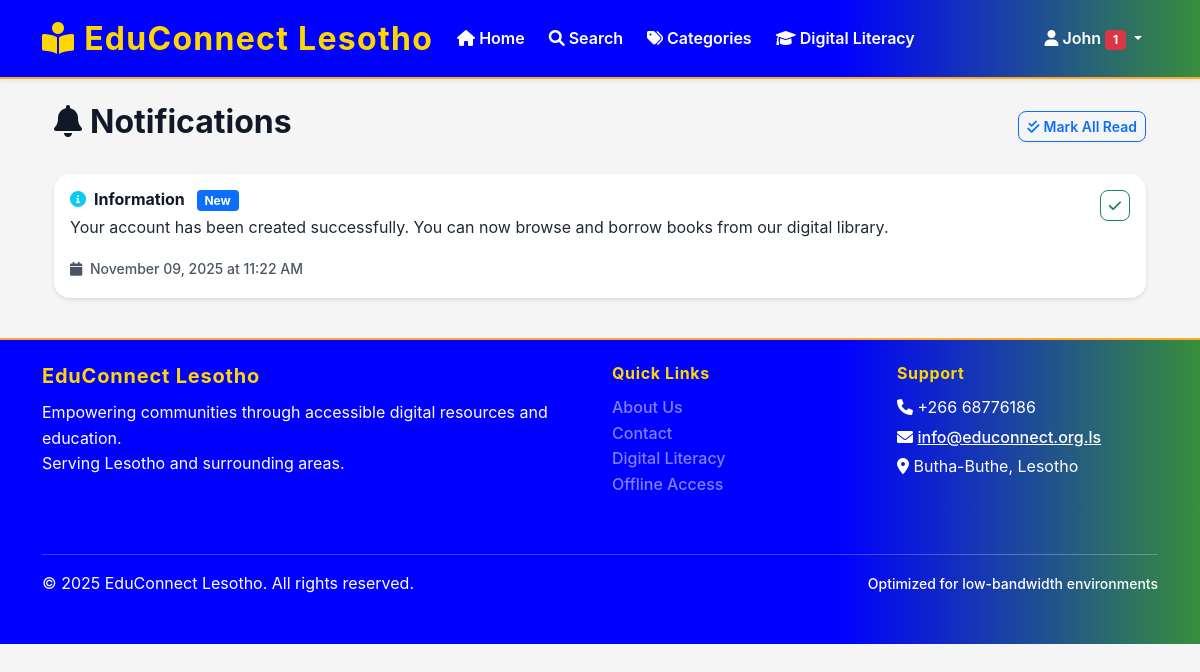
The page /auth/notifications (signed in) on the database its author committed.
### app/models/user.py (models this page shows, shortened)
class User(UserMixin, db.Model):
    __tablename__ = 'users'
    id = db.Column(db.Integer, primary_key=True)
    username = db.Column(db.String(100), unique=True, nullable=False, index=True)
    email = db.Column(db.String(255), unique=True, nullable=False, index=True)
    password_hash = db.Column(db.String(255), nullable=False)
    first_name = db.Column(db.String(100), nullable=False)
    last_name = db.Column(db.String(100), nullable=False)
    phone_number = db.Column(db.String(20))
    address = db.Column(db.Text)
    district = db.Column(db.String(50), default='Butha-Buthe', index=True)
    profile_image = db.Column(db.String(500))  # Path to profile image
    role_id = db.Column(db.Integer, db.ForeignKey('user_roles.id'), nullable=False)
    is_active = db.Column(db.Boolean, default=True)
    email_verified = db.Column(db.Boolean, default=False)
    created_at = db.Column(db.DateTime, default=datetime.utcnow)
    updated_at = db.Column(db.DateTime, default=datetime.utcnow, onupdate=datetime.utcnow)
    last_login = db.Column(db.DateTime)
    borrowing_transactions = db.relationship('BorrowingTransaction', foreign_keys='BorrowingTransaction.user_id', backref='user', lazy='dynamic')
    digital_downloads = db.relationship('DigitalDownload', backref='user', lazy='dynamic')
    offline_tokens = db.relationship('OfflineToken', backref='user', lazy='dynamic')
    reading_sessions = db.relationship('ReadingSession', backref='user', lazy='dynamic')
    notifications = db.relationship('Notification', backref='user', lazy='dynamic')
    book_reservations = db.relationship('BookReservation', backref='user', lazy='dynamic')
    book_reviews = db.relationship('BookReview', backref='user', lazy='dynamic')
    literacy_progress = db.relationship('LiteracyProgress', backref='user', lazy='dynamic')
    favorites = db.relationship('Book', secondary='user_favorites', backref='favorited_by', lazy='dynamic')
    def is_admin(self):
        return self.role.role_name == 'admin'
    def is_librarian(self):
        return self.role.role_name in ['admin', 'librarian']

### app/models/notification.py (models this page shows, shortened)
class Notification(db.Model):
    __tablename__ = 'notifications'
    id = db.Column(db.Integer, primary_key=True)
    user_id = db.Column(db.Integer, db.ForeignKey('users.id'))  # NULL for system-wide
    title = db.Column(db.String(200), nullable=False)
    message = db.Column(db.Text, nullable=False)
    type = db.Column(db.Enum('info', 'warning', 'success', 'error'), default='info')
    is_read = db.Column(db.Boolean, default=False)
    is_system_wide = db.Column(db.Boolean, default=False)
    priority = db.Column(db.Integer, default=1)  # 1=low, 2=medium, 3=high
    created_at = db.Column(db.DateTime, default=datetime.utcnow)
    expires_at = db.Column(db.DateTime)

### app/routes/auth.py (the view)
@auth_bp.route('/notifications')
@login_required
def notifications():
    page = request.args.get('page', 1, type=int)
    per_page = 20
    pagination = current_user.notifications.order_by(
        db.desc('created_at')
    ).paginate(
        page=page, per_page=per_page, error_out=False
    )
    notifications = pagination.items
    return render_template('auth/notifications.html',
                         notifications=notifications,
                         pagination=pagination)

### app/templates/auth/notifications.html (shortened to what this page needs)
{% extends "base.html" %}
{% block content %}
<div class="container">
    <div class="row">
        <div class="col-12">
            <div class="d-flex justify-content-between align-items-center mb-4">
                <h2><i class="fas fa-bell me-2"></i>Notifications</h2>
                {% if notifications %}
                <form method="POST" action="{{ url_for('auth.mark_all_notifications_read') }}" class="d-inline">
                    <button type="submit" class="btn btn-outline-primary btn-sm">
                        <i class="fas fa-check-double me-1"></i>Mark All Read
                    </button>
                </form>
                {% endif %}
            </div>
            {% if notifications %}
                {% for notification in notifications %}
                <div class="card mb-3 {% if not notification.is_read %}border-primary{% endif %}">
                    <div class="card-body">
                        <div class="d-flex justify-content-between align-items-start">
                            <div class="flex-grow-1">
                                <h6 class="card-title mb-1">
                                    {% if notification.notification_type == 'book_due' %}
                                        <i class="fas fa-clock text-warning me-2"></i>Book Due Soon
                                    {% elif notification.notification_type == 'book_overdue' %}
                                        <i class="fas fa-exclamation-triangle text-danger me-2"></i>Book Overdue
                                    {% elif notification.notification_type == 'book_available' %}
                                        <i class="fas fa-check-circle text-success me-2"></i>Book Available
                                    {% elif notification.notification_type == 'reservation_expired' %}
                                        <i class="fas fa-times-circle text-danger me-2"></i>Reservation Expired
                                    {% else %}
                                        <i class="fas fa-info-circle text-info me-2"></i>Information
                                    {% endif %}
                                    {% if not notification.is_read %}
                                        <span class="badge bg-primary ms-2">New</span>
                                    {% endif %}
                                </h6>
                                <p class="card-text">{{ notification.message }}</p>
                                <small class="text-muted">
                                    <i class="fas fa-calendar me-1"></i>
                                    {{ notification.created_at.strftime('%B %d, %Y at %I:%M %p') }}
                                </small>
                            </div>
                            {% if not notification.is_read %}
                            <form method="POST" action="{{ url_for('auth.mark_notification_read', notification_id=notification.id) }}" class="ms-3">
                                <button type="submit" class="btn btn-outline-success btn-sm">
                                    <i class="fas fa-check"></i>
                                </button>
                            </form>
                            {% endif %}
                        </div>
                    </div>
                </div>
                {% endfor %}
            {% endif %}
        </div>
    </div>
</div>
{% endblock %}

### app/templates/base.html (shortened to what this page needs)
<!DOCTYPE html>
<html lang="en">
<head>
    <link href="https://cdn.jsdelivr.net/npm/bootstrap@5.1.3/dist/css/bootstrap.min.css" rel="stylesheet">
    <link href="https://cdnjs.cloudflare.com/ajax/libs/font-awesome/6.0.0/css/all.min.css" rel="stylesheet">
    <link href="{{ url_for('static', filename='css/style.css') }}" rel="stylesheet">
</head>
<body>
    <nav class="navbar navbar-expand-lg navbar-light bg-white shadow-sm">
        <div class="container">
            <a class="navbar-brand" href="{{ url_for('main.index') }}" style="color: #FFD700 !important; font-weight: bold; font-size: 2rem;">
                <i class="fas fa-book-reader"></i>
                EduConnect Lesotho
            </a>
            <div class="collapse navbar-collapse justify-content-center" id="navbarNav">
                <ul class="navbar-nav">
                    {% if current_user.is_authenticated %}
                        <li class="nav-item">
                            <a class="nav-link" href="{{ url_for('main.index') }}">
                                <i class="fas fa-home"></i> Home
                            </a>
                        </li>
                        <li class="nav-item">
                            <a class="nav-link" href="{{ url_for('main.search') }}">
                                <i class="fas fa-search"></i> Search
                            </a>
                        </li>
                        <li class="nav-item">
                            <a class="nav-link" href="{{ url_for('main.categories') }}">
                                <i class="fas fa-tags"></i> Categories
                            </a>
                        </li>
                        <li class="nav-item">
                            <a class="nav-link" href="{{ url_for('main.digital_literacy') }}">
                                <i class="fas fa-graduation-cap"></i> Digital Literacy
                            </a>
                        </li>
                    {% endif %}
                </ul>
                <ul class="navbar-nav ms-auto">
                    {% if current_user.is_authenticated %}
                        <li class="nav-item dropdown">
                            <a class="nav-link dropdown-toggle" href="#" id="userDropdown" role="button" data-bs-toggle="dropdown">
                                <i class="fas fa-user"></i>
                                {{ current_user.first_name }}
                                {% if unread_notifications > 0 %}
                                    <span class="badge bg-danger">{{ unread_notifications }}</span>
                                {% endif %}
                            </a>
                        </li>
                    {% endif %}
                </ul>
            </div>
        </div>
    </nav>
    <main class="container my-4">
        {% block content %}{% endblock %}
    </main>
    <footer class="footer py-4">
        <div class="container">
            <div class="row">
                <div class="col-md-6">
                    <h5>EduConnect Lesotho</h5>
                    <p class="mb-0">Empowering communities through accessible digital resources and education.</p>
                    <p class="mb-0">Serving Lesotho and surrounding areas.</p>
                </div>
                <div class="col-md-3">
                    <h6>Quick Links</h6>
                    <ul class="list-unstyled">
                        <li><a href="{{ url_for('main.about') }}" class="text-white-50">About Us</a></li>
                        <li><a href="{{ url_for('main.contact') }}" class="text-white-50">Contact</a></li>
                        <li><a href="{{ url_for('main.digital_literacy') }}" class="text-white-50">Digital Literacy</a></li>
                        <li><a href="{{ url_for('main.offline_access') }}" class="text-white-50">Offline Access</a></li>
                    </ul>
                </div>
                <div class="col-md-3">
                    <h6>Support</h6>
                    <p class="mb-1"><i class="fas fa-phone"></i> +266 68776186</p>
                    <p class="mb-1"><i class="fas fa-envelope"></i> <a href="mailto:info@educonnect-lesotho.ls" style="color: #fff; text-decoration: underline;">info@educonnect.org.ls</a></p>
                    <p class="mb-0"><i class="fas fa-map-marker-alt"></i> Butha-Buthe, Lesotho</p>
                </div>
            </div>
            <hr class="my-3">
            <div class="row align-items-center">
                <div class="col-md-6">
                    <p class="mb-0">&copy; 2025 EduConnect Lesotho. All rights reserved.</p>
                </div>
                <div class="col-md-6 text-end">
                    <small>Optimized for low-bandwidth environments</small>
                </div>
            </div>
        </div>
    </footer>
</body>
</html>

### app/static/css/style.css (style rules this page uses)
:root { --primary-color: #2c5aa0; --secondary-color: #34a853; --accent-color: #fbbf24; --danger-color: #dc2626; --warning-color: #f59e0b; --success-color: #059669; --info-color: #0284c7; --dark-color: #1f2937; --light-color: #f8fafc; --border-color: #e5e7eb; --text-muted: #6b7280; --font-family-base: 'Segoe UI', Tahoma, Geneva, Verdana, sans-serif; --font-size-base: 16px; --line-height-base: 1.6; --spacing-xs: 0.25rem; --spacing-sm: 0.5rem; --spacing-md: 1rem; --spacing-lg: 1.5rem; --spacing-xl: 3rem; --border-radius: 0.5rem; --border-radius-lg: 1rem; --shadow-sm: 0 1px 2px 0 rgba(0, 0, 0, 0.05); --shadow-md: 0 4px 6px -1px rgba(0, 0, 0, 0.1); --shadow-lg: 0 10px 15px -3px rgba(0, 0, 0, 0.1); }
body { background-color: var(--light-color); color: var(--dark-color); font-family: var(--font-family-base); font-size: var(--font-size-base); line-height: var(--line-height-base); margin: 0; padding: 0; -webkit-font-smoothing: antialiased; -moz-osx-font-smoothing: grayscale; text-rendering: optimizeLegibility; }
* { -webkit-font-smoothing: antialiased; -moz-osx-font-smoothing: grayscale; }
.btn { border-radius: var(--border-radius); font-weight: 600; box-shadow: var(--shadow-sm); transition: box-shadow 0.2s, transform 0.2s; }
.card { border-radius: var(--border-radius-lg); box-shadow: var(--shadow-md); border: 1px solid var(--border-color); transition: box-shadow 0.3s, transform 0.2s; background: #fff; }
.navbar { background: linear-gradient(90deg, var(--primary-color) 70%, var(--secondary-color) 100%); box-shadow: var(--shadow-md); border-bottom: 2px solid var(--accent-color); }
.navbar-brand { font-size: 1.5rem; font-weight: 700; color: #fff !important; letter-spacing: 0.04em; text-shadow: 0 2px 8px rgba(44,90,160,0.08); }
.nav-link { color: #fff !important; font-weight: 600; margin-right: 0.5rem; transition: color 0.2s; }
.footer { background: linear-gradient(90deg, var(--primary-color) 70%, var(--secondary-color) 100%); color: #fff; padding-top: 2rem; padding-bottom: 2rem; border-top: 2px solid var(--accent-color); }
.footer h5, .footer h6 { color: var(--accent-color); font-weight: 700; }
.footer a { color: #fff; text-decoration: underline; transition: color 0.2s; }
.text-muted { color: #4b5563 !important; font-weight: 500 !important; }
h1, h2, h3, h4, h5, h6 { color: #111827; font-weight: 700; }
p { color: #1f2937; }
a { color: #1e40af; font-weight: 500; }
li { color: #1f2937; font-weight: 500; }
small, .small { color: #4b5563; font-weight: 500; }

### app/templates/base.html (style rules this page uses)
:root { --primary-color: blue; --secondary-color: #388E3C; --accent-color: #FFA726; --text-color: #212121; --bg-color: #F5F5F5; }
body { font-family: -apple-system, BlinkMacSystemFont, 'Segoe UI', Roboto, 'Helvetica Neue', Arial, sans-serif; line-height: 1.6; color: var(--text-color); background-color: var(--bg-color); }
.navbar-brand { font-weight: bold; color: #ffffff !important; font-size: 2rem; }
.navbar { background-color: var(--primary-color) !important; box-shadow: 0 2px 8px rgba(44,90,160,0.08); }
.nav-link { color: #ffffff !important; }
.card { border: none; box-shadow: 0 2px 4px rgba(0,0,0,0.1); margin-bottom: 1rem; }
.footer { background-color: var(--primary-color); color: #ffffff !important; margin-top: 0; margin-bottom: 0; padding-top: 2.5rem; padding-bottom: 2.5rem; }
.footer h5, .footer h6 { color: #FFD700 !important; font-weight: 700; letter-spacing: 0.04em; margin-bottom: 0.75rem; }
.footer, .footer p, .footer small { color: white !important; }
.footer a { color: #fff; text-decoration: none; font-weight: 500; transition: color 0.2s, text-shadow 0.2s; }
.footer .row > div { margin-bottom: 1.5rem; }

### rows shown on the page
User: first_name "John"
Notification: is_read "New", message "Your account has been created successfully. You can now browse and borrow books from our digital library.", created_at "November 09, 2025 at 11:22 AM"

### other values the page prints
{{ unread_notifications }} "1"
